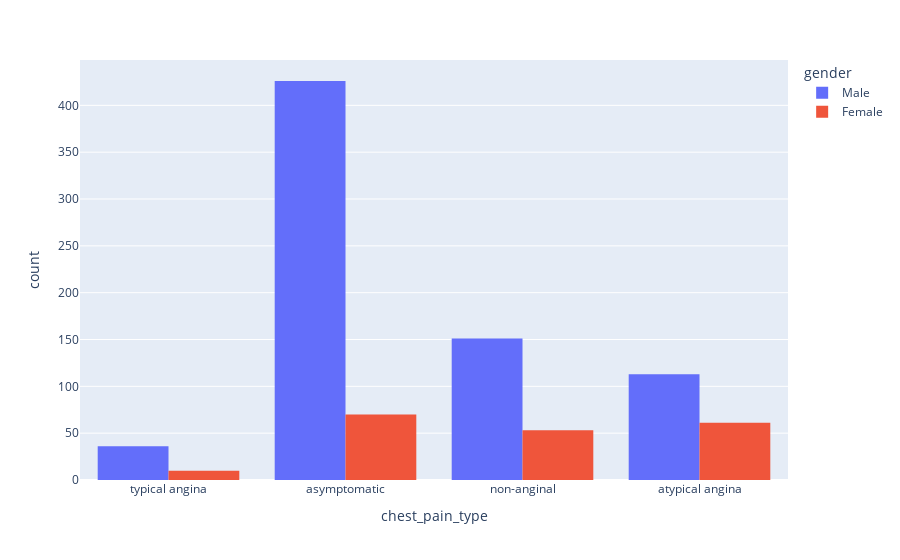

The notebook cell saved with this chart:
### Markdown cell above
<span style="color: green; font-size: 250%; font-weight: bold;">4.4 | Chest Pain Column</span>

### Code cell
plt.figure(figsize=(10,6))
# value count of cp column
print("value_counts of :",df['chest_pain_type'].value_counts())
# count plot of cp column by sex column
fig = px.histogram(df, x='chest_pain_type', color='gender', barmode='group')
fig.show()

### Figure 1 — Plotly figure (JSON) as saved in the notebook; plotly's stock layout.template omitted (floating-point values rounded to 4 significant figures; data arrays with more than 128 entries replaced by an {"elided": "..."} marker saying what was removed)
{"data": [{"alignmentgroup": "True", "bingroup": "x", "hovertemplate": "gender=Male<br>chest_pain_type=%{x}<br>count=%{y}<extra></extra>", "legendgroup": "Male", "marker": {"color": "#636efa", "pattern": {"shape": ""}}, "name": "Male", "offsetgroup": "Male", "orientation": "v", "showlegend": true, "type": "histogram", "x": {"elided": "726 str values"}, "xaxis": "x", "yaxis": "y"}, {"alignmentgroup": "True", "bingroup": "x", "hovertemplate": "gender=Female<br>chest_pain_type=%{x}<br>count=%{y}<extra></extra>", "legendgroup": "Female", "marker": {"color": "#EF553B", "pattern": {"shape": ""}}, "name": "Female", "offsetgroup": "Female", "orientation": "v", "showlegend": true, "type": "histogram", "x": {"elided": "194 str values"}, "xaxis": "x", "yaxis": "y"}], "layout": {"barmode": "group", "legend": {"title": {"text": "gender"}, "tracegroupgap": 0}, "margin": {"t": 60}, "xaxis": {"anchor": "y", "domain": [0, 1], "title": {"text": "chest_pain_type"}}, "yaxis": {"anchor": "x", "domain": [0, 1], "title": {"text": "count"}}}}
